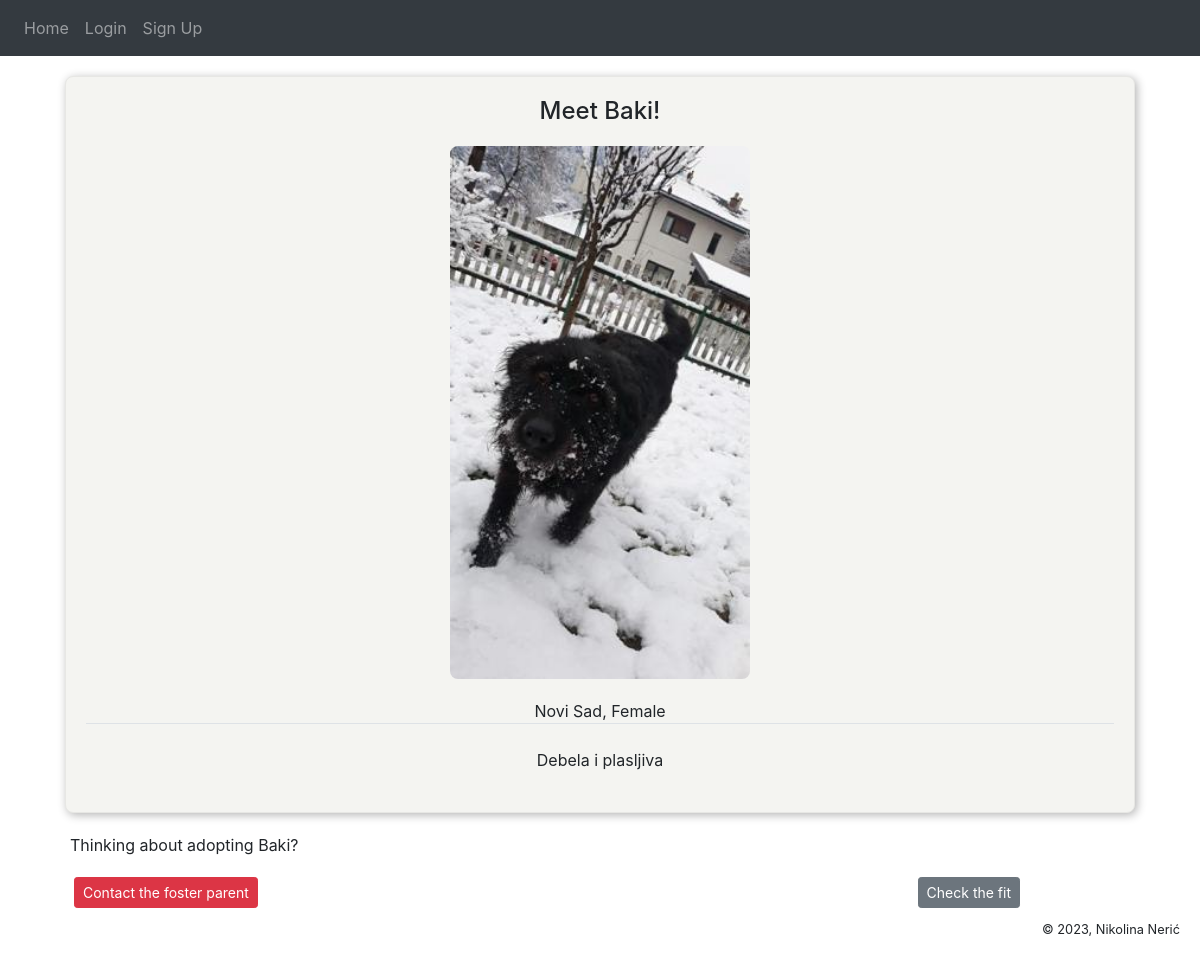
Page /post/3 on the earlier database version.
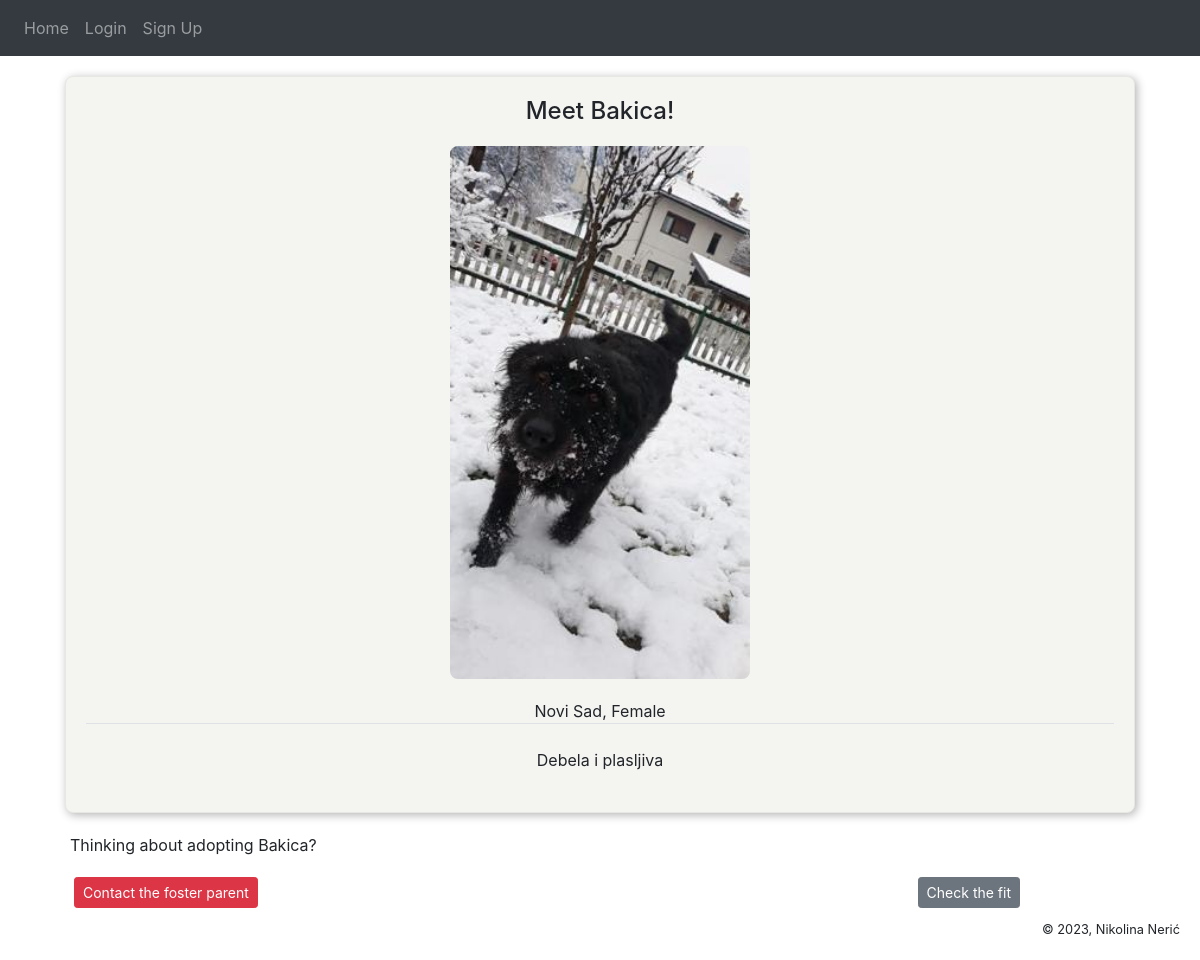
Same page on the later database version.
### website/models.py (models this page shows)
class Post(db.Model):
    id = db.Column(db.Integer, primary_key = True)
    title = db.Column(db.String(150))
    gender = db.Column(db.String(150))
    city = db.Column(db.String(150))
    data = db.Column(db.String(10000))
    image_file = db.Column(db.String(150), nullable=False)
    date_posted = db.Column(db.DateTime(timezone = True), default = func.now())
    user_id = db.Column(db.Integer, db.ForeignKey('user.id'))
    dog_info = db.relationship('DogInfo', backref = 'user', uselist = False)

### website/views.py (the view)
def post(post_id):
    post = Post.query.get_or_404(post_id)
    return render_template('post.html', post=post, user = current_user)

### website/templates/post.html (shortened to what this page needs)
{% extends "base.html" %} {% block title %}Post{% endblock %} {% block content
    %}
<div class="post-card">
    <h5>Meet {{ post.title }}!</h5>
    <img src="{{ url_for('static', filename='profile_pics/' + post.image_file) }}" class="post img"alt="dog">
    <br>
    <h7 text-align="center"> {{ post.city }}, {{ post.gender }} </h7>
    <legend class="border-bottom mb-4"></legend>
    <p>{{post.data}}</p>
</div>
    {% if post.user_id == user.id %}
    <div>
      <a class="btn btn-secondary btn-sm mt-1 mb-1" href="{{ url_for('update_post', post_id=post.id) }}">Update</a>
      <button type="button" class="btn btn-danger btn-sm m-1" data-toggle="modal" data-target="#deleteModal">
          Delete</button>
      <button id ="pop-up-button" class="btn btn-secondary btn-sm mt-1 mb-1" style="position:absolute; right:15%">Dog info</button>
    </div>
      <div id="pop-up" style="display:none";>
        <iframe src="{{ url_for('dog_info', post_id=post.id) }}" width="100%" height="450" style=" border-style:hidden ;border-radius: 8px"></iframe>
        <button style="position:fixed; top:2px ;right:20px" class="btn btn-secondary btn-danger" data-dismiss="modal" onclick="document.getElementById('pop-up').style.display='none';">Close</button>
      </div>
    {% else %}
    <div style="margin-left: 25px">
      <p>Thinking about adopting {{post.title}}?</p>
      <button id ="pop-up-button2"  class="btn btn-danger btn-sm m-1">Contact the foster parent</button>
      <button id ="pop-up-button" class="btn btn-secondary btn-sm mt-1 mb-1" style="position:absolute; right:15%">Check the fit</button>
    </div>
    {% endif %}
    <br>
    <br>
{% endblock %}

### website/templates/base.html (shortened to what this page needs)
<!DOCTYPE html>
<html>
  <head>
    <link
      rel="stylesheet"
      href="https://stackpath.bootstrapcdn.com/bootstrap/4.4.1/css/bootstrap.min.css"
    />
    <link
      rel="stylesheet"
      href="https://stackpath.bootstrapcdn.com/font-awesome/4.7.0/css/font-awesome.min.css"
    />
  </head>
  <body>
    <nav class="navbar navbar-expand-lg navbar-dark bg-dark">
      <div class="collapse navbar-collapse" id="navbar" style>
        <div class="navbar-nav">
          {% if user.is_authenticated %}
          <a class="nav-item nav-link" id="home" href="/home">Home</a>
          <a class="nav-item nav-link" id="profile" href="/profile">My profile</a>
          <a class="nav-item nav-link" id="viewall" href="/post/new">Add a dog for adoption</a>
          <a class="nav-item nav-link" id="matches" href="/matches">Find a dog to adopt</a>
          {% else %}
          <a class="nav-item nav-link" id="home" href="/home">Home</a>
          <a class="nav-item nav-link" id="login" href="/login">Login</a>
          <a class="nav-item nav-link" id="signUp" href="/sign-up">Sign Up</a>
          {% endif %}
        </div>
      </div>
    </nav>
    <div class="container">{% block content %} {% endblock %}</div>
      <footer style="position: fixed;
        bottom: 10px;
        right: 10px;
        padding: 10px;">
        <small>&copy; 2023, Nikolina Nerić</small>
      </footer>
  </body>
</html>

### website/templates/base.html (style rules this page uses)
html, body { margin: 0; height: 100%; }
.navbar { z-index: 1; }
.nav-link { color: rgb(158, 154, 154) }

### website/templates/post.html (style rules this page uses)
.post-card { text-align: center; margin: 20px; border-style: solid; border-width: 1px; border-radius: 8px; border-color:#e7e7e4; background-color: #f4f4f1; box-shadow: 2px 2px 10px rgba(0, 0, 0, 0.3); padding: 20px; }
.post-card h5 { font-size: 24px; margin-bottom: 20px; }
.post-card img { width: 300px; border-radius: 8px; border-color:gray; margin-bottom: 20px; }
.post-card p { font-size: 16px; line-height: 1.5; margin-bottom: 20px; }

Differences in the rows shown:
changed Post "Novi Sad": title "Baki" → "Bakica"
